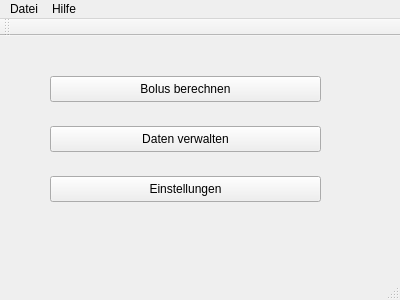
<?xml version="1.0" encoding="UTF-8"?>
<ui version="4.0">
 <class>MainWindow</class>
 <widget class="QMainWindow" name="MainWindow">
  <property name="geometry">
   <rect>
    <x>0</x>
    <y>0</y>
    <width>400</width>
    <height>300</height>
   </rect>
  </property>
  <property name="windowTitle">
   <string>MainWindow</string>
  </property>
  <widget class="QWidget" name="centralWidget">
   <widget class="QPushButton" name="btnBolus">
    <property name="geometry">
     <rect>
      <x>50</x>
      <y>40</y>
      <width>271</width>
      <height>26</height>
     </rect>
    </property>
    <property name="text">
     <string>Bolus berechnen</string>
    </property>
   </widget>
   <widget class="QPushButton" name="btnData">
    <property name="geometry">
     <rect>
      <x>50</x>
      <y>90</y>
      <width>271</width>
      <height>26</height>
     </rect>
    </property>
    <property name="text">
     <string>Daten verwalten</string>
    </property>
   </widget>
   <widget class="QPushButton" name="btnSettings">
    <property name="geometry">
     <rect>
      <x>50</x>
      <y>140</y>
      <width>271</width>
      <height>26</height>
     </rect>
    </property>
    <property name="text">
     <string>Einstellungen</string>
    </property>
   </widget>
  </widget>
  <widget class="QMenuBar" name="menuBar">
   <property name="geometry">
    <rect>
     <x>0</x>
     <y>0</y>
     <width>400</width>
     <height>23</height>
    </rect>
   </property>
   <widget class="QMenu" name="menu_Datei">
    <property name="title">
     <string>Datei</string>
    </property>
    <addaction name="action_Beenden"/>
   </widget>
   <widget class="QMenu" name="menuHilfe">
    <property name="title">
     <string>Hilfe</string>
    </property>
    <addaction name="action_ber_diesen_Bolusrechner"/>
    <addaction name="separator"/>
    <addaction name="actionHilfe"/>
    <addaction name="separator"/>
   </widget>
   <addaction name="menu_Datei"/>
   <addaction name="menuHilfe"/>
  </widget>
  <widget class="QToolBar" name="mainToolBar">
   <attribute name="toolBarArea">
    <enum>TopToolBarArea</enum>
   </attribute>
   <attribute name="toolBarBreak">
    <bool>false</bool>
   </attribute>
  </widget>
  <widget class="QStatusBar" name="statusBar"/>
  <action name="action_Beenden">
   <property name="text">
    <string>Beenden</string>
   </property>
   <property name="shortcutVisibleInContextMenu">
    <bool>false</bool>
   </property>
  </action>
  <action name="action_ber_diesen_Bolusrechner">
   <property name="text">
    <string>Inhalt</string>
   </property>
  </action>
  <action name="actionHilfe">
   <property name="text">
    <string>About</string>
   </property>
  </action>
 </widget>
 <layoutdefault spacing="6" margin="11"/>
 <resources/>
 <connections/>
</ui>
